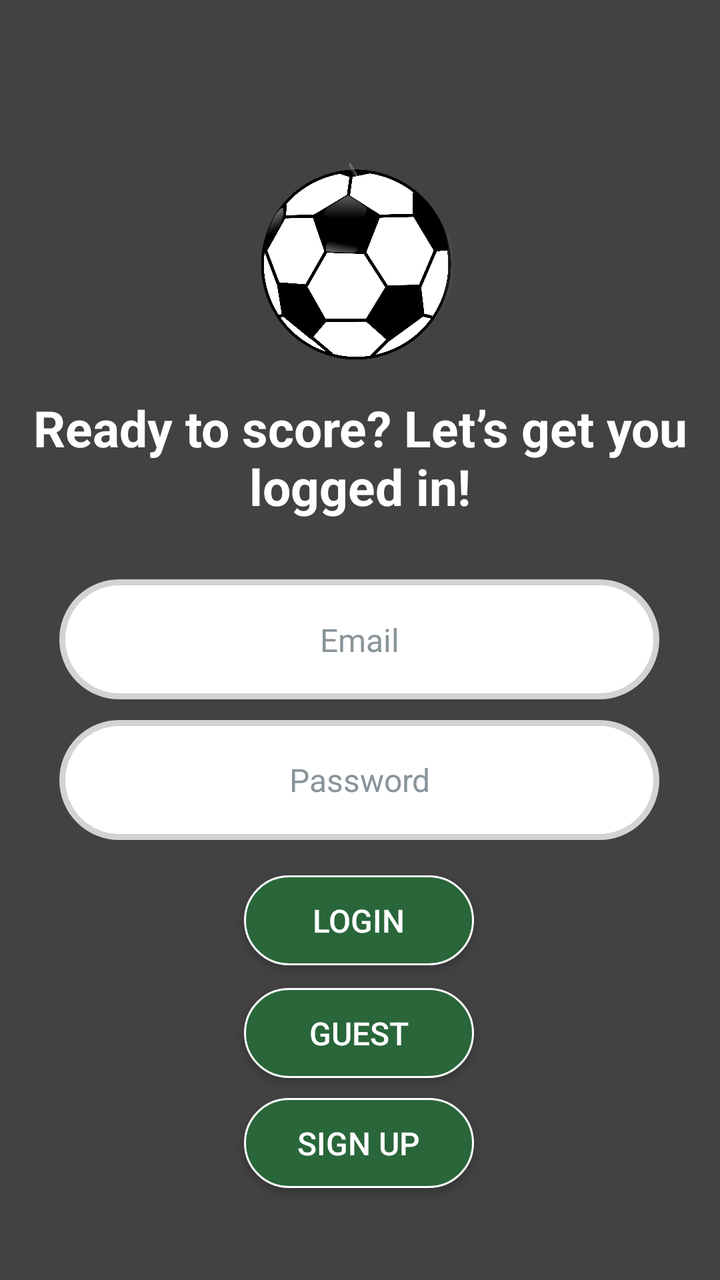
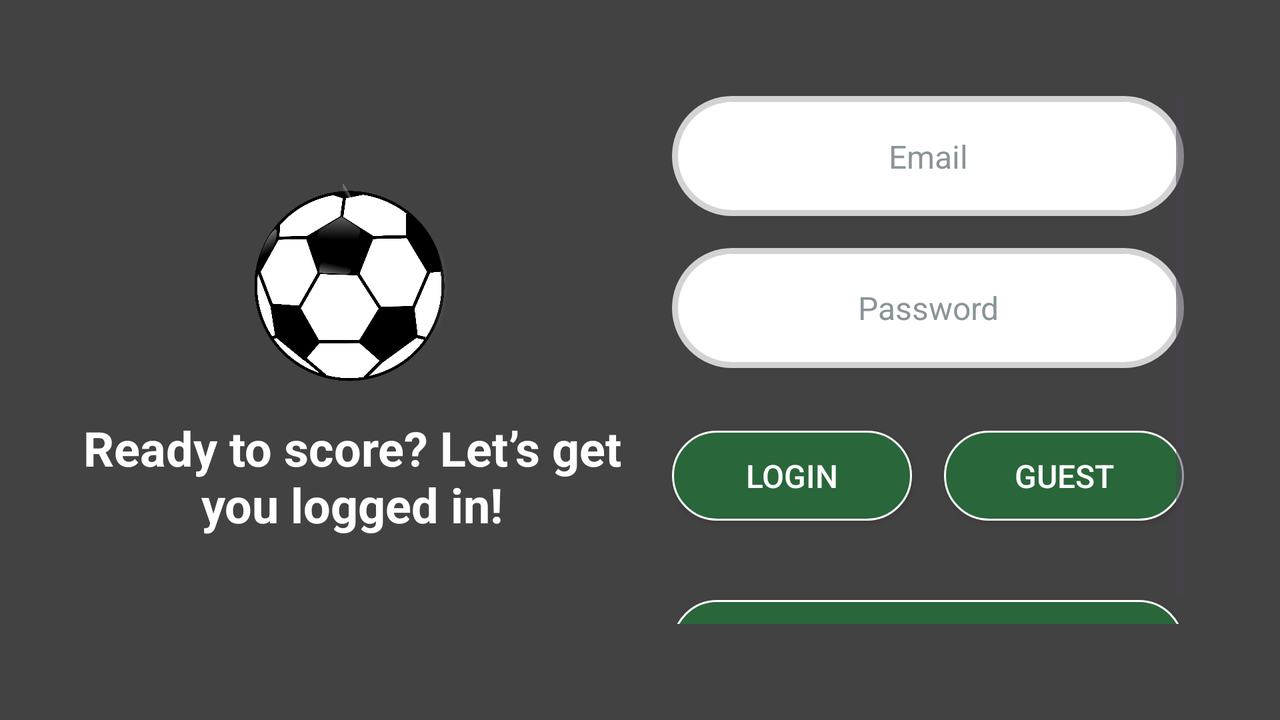

An Android layout and its configuration variant, each rendered on a device that would load it. The default file and the variant file are quoted in full after the pictures.
<!-- AndroidManifest.xml: application theme Theme.MyApplication -->
<!-- res/layout/activity_log_in.xml -->
<?xml version="1.0" encoding="utf-8"?>
<androidx.constraintlayout.widget.ConstraintLayout xmlns:android="http://schemas.android.com/apk/res/android"
    xmlns:app="http://schemas.android.com/apk/res-auto"
    xmlns:tools="http://schemas.android.com/tools"
    android:id="@+id/main"
    android:layout_width="match_parent"
    android:layout_height="match_parent"
    android:background="#424242"
    tools:context=".LoginActivity">


    <ImageView
        android:id="@+id/imageView"
        android:layout_width="100dp"
        android:layout_height="100dp"
        android:background="@android:color/transparent"
        android:src="@drawable/ball"
        app:layout_constraintBottom_toBottomOf="parent"
        app:layout_constraintEnd_toEndOf="parent"
        app:layout_constraintHorizontal_bias="0.498"
        app:layout_constraintStart_toStartOf="parent"
        app:layout_constraintTop_toTopOf="parent"
        app:layout_constraintVertical_bias="0.15" />

    <TextView
        android:id="@+id/textView"
        android:layout_width="match_parent"
        android:layout_height="wrap_content"
        android:gravity="center"
        android:padding="16dp"
        android:text="@string/ready_to_score_let_s_get_you_logged_in"
        android:textColor="#FFFFFF"
        android:textSize="25sp"
        android:textStyle="bold"
        app:layout_constraintBottom_toBottomOf="parent"
        app:layout_constraintEnd_toEndOf="parent"
        app:layout_constraintHorizontal_bias="0.0"
        app:layout_constraintStart_toStartOf="parent"
        app:layout_constraintTop_toBottomOf="@+id/imageView"
        app:layout_constraintVertical_bias="0.0" />

    <EditText
        android:id="@+id/editTextEmail"
        android:textColor="#000000"
        android:textColorHint="#899499"
        android:layout_width="300dp"
        android:layout_height="60dp"
        android:background="@drawable/edittext_background"
        android:hint="@string/email"
        android:inputType="textEmailAddress"
        android:padding="16dp"
        android:textSize="16sp"
        android:gravity="center"
        app:layout_constraintBottom_toBottomOf="parent"
        app:layout_constraintEnd_toEndOf="parent"
        app:layout_constraintHorizontal_bias="0.495"
        app:layout_constraintStart_toStartOf="parent"
        app:layout_constraintTop_toBottomOf="@+id/textView"
        app:layout_constraintVertical_bias="0.045" />


    <EditText
        android:id="@+id/editTextPassword"
        android:textColor="#000000"
        android:textColorHint="#899499"
        android:layout_width="300dp"
        android:layout_height="60dp"
        android:background="@drawable/edittext_background"
        android:gravity="center"
        android:hint="@string/password"
        android:inputType="textPassword"
        android:padding="16dp"
        android:textSize="16sp"
        app:layout_constraintBottom_toBottomOf="parent"
        app:layout_constraintEnd_toEndOf="parent"
        app:layout_constraintHorizontal_bias="0.495"
        app:layout_constraintStart_toStartOf="parent"
        app:layout_constraintTop_toBottomOf="@+id/editTextEmail"
        app:layout_constraintVertical_bias="0.045" />

    <androidx.appcompat.widget.AppCompatButton
        android:id="@+id/loginButton"
        android:layout_width="115dp"
        android:layout_height="45dp"
        android:background="@drawable/btn_green"
        android:gravity="center"
        android:onClick="login"
        android:padding="5dp"
        android:text="@string/login"
        android:textColor="#FFFFFF"
        android:textSize="16sp"
        app:layout_constraintBottom_toBottomOf="parent"
        app:layout_constraintEnd_toEndOf="parent"
        app:layout_constraintHorizontal_bias="0.498"
        app:layout_constraintStart_toStartOf="parent"
        app:layout_constraintTop_toBottomOf="@+id/editTextPassword"
        app:layout_constraintVertical_bias="0.1" />

    <androidx.appcompat.widget.AppCompatButton
        android:id="@+id/loginAsGuestButton"
        android:layout_width="115dp"
        android:layout_height="45dp"
        android:background="@drawable/btn_green"
        android:gravity="center"
        android:onClick="loginAsGuest"
        android:padding="5dp"
        android:text="@string/guest"
        android:textColor="#FFFFFF"
        android:textSize="16sp"
        app:layout_constraintBottom_toBottomOf="parent"
        app:layout_constraintEnd_toEndOf="parent"
        app:layout_constraintHorizontal_bias="0.498"
        app:layout_constraintStart_toStartOf="parent"
        app:layout_constraintTop_toBottomOf="@+id/loginButton"
        app:layout_constraintVertical_bias="0.1" />

    <androidx.appcompat.widget.AppCompatButton
        android:id="@+id/registerButton"
        android:layout_width="115dp"
        android:layout_height="45dp"
        android:layout_marginTop="32dp"
        android:layout_marginBottom="40dp"
        android:background="@drawable/btn_green"
        android:gravity="center"
        android:onClick="signUp"
        android:padding="5dp"
        android:text="@string/sign_up"
        android:textColor="#FFFFFF"
        android:textSize="16sp"
        app:layout_constraintBottom_toBottomOf="parent"
        app:layout_constraintEnd_toEndOf="parent"
        app:layout_constraintHorizontal_bias="0.498"
        app:layout_constraintStart_toStartOf="parent"
        app:layout_constraintTop_toBottomOf="@+id/loginButton"
        app:layout_constraintVertical_bias="0.852" />

</androidx.constraintlayout.widget.ConstraintLayout>
<!-- resources referenced by this layout -->
<resources>
  <!-- drawable ball: png bitmap (drawable, 139520 bytes) -->
  <!-- drawable btn_green (drawable) -->
  <?xml version="1.0" encoding="utf-8"?>
  <shape xmlns:android="http://schemas.android.com/apk/res/android"
      android:shape="rectangle">
  
      <corners android:radius="30dp" />
      <solid android:color="#29663A" />
      <stroke android:width="1dp" android:color="#FFFFFF" />
  
  </shape>
  <!-- drawable edittext_background (drawable) -->
  <shape xmlns:android="http://schemas.android.com/apk/res/android">
      <solid android:color="#FFFFFF" />
      <corners android:radius="30dp" />
      <padding
          android:left="10dp"
          android:top="10dp"
          android:right="10dp"
          android:bottom="10dp" />
      <stroke android:width="3dp" android:color="#D3D3D3" />
  </shape>
  <string name="email">Email\n</string>
  <string name="guest">Guest</string>
  <string name="login">Login</string>
  <string name="password">Password</string>
  <string name="ready_to_score_let_s_get_you_logged_in">Ready to score? Let’s get you logged in!</string>
  <string name="sign_up">Sign up</string>
  <style name="Theme.MyApplication" parent="Base.Theme.MyApplication" />
  <style name="Base.Theme.MyApplication" parent="Theme.Material3.DayNight.NoActionBar">
          <item name="colorPrimary">@color/my_light_primary</item>
      </style>
</resources>
<!-- res/layout-land/activity_log_in.xml (the repository's variant of the layout above) -->
<!-- drawn on the phone turned sideways -->
<?xml version="1.0" encoding="utf-8"?>
<LinearLayout xmlns:android="http://schemas.android.com/apk/res/android"
    xmlns:tools="http://schemas.android.com/tools"
    xmlns:app="http://schemas.android.com/apk/res-auto"
    android:layout_width="match_parent"
    android:layout_height="match_parent"
    android:orientation="vertical"
    tools:context=".LoginActivity">

    <LinearLayout
        android:layout_width="match_parent"
        android:layout_height="match_parent"
        android:background="#424242"
        android:orientation="horizontal"
        android:padding="32dp">

        <LinearLayout
            android:layout_width="0dp"
            android:layout_height="match_parent"
            android:layout_weight="1"
            android:gravity="center"
            android:orientation="vertical">

            <ImageView
                android:id="@+id/imageView"
                android:layout_width="100dp"
                android:layout_height="100dp"
                android:layout_gravity="center"
                android:background="@android:color/transparent"
                android:src="@drawable/ball" />

            <TextView
                android:id="@+id/textView"
                android:layout_width="wrap_content"
                android:layout_height="wrap_content"
                android:gravity="center"
                android:paddingTop="16dp"
                android:text="@string/ready_to_score_let_s_get_you_logged_in"
                android:textAlignment="center"
                android:textColor="#FFFFFF"
                android:textSize="24sp"
                android:textStyle="bold" />
        </LinearLayout>

        <ScrollView
            android:layout_width="0dp"
            android:layout_height="match_parent"
            android:layout_weight="1"
            android:fillViewport="true"
            android:padding="16dp">

            <LinearLayout
                android:layout_width="match_parent"
                android:layout_height="wrap_content"
                android:orientation="vertical"
                android:gravity="center">

                <EditText
                    android:id="@+id/editTextEmail"
                    android:textColor="#000000"
                    android:textColorHint="#899499"
                    android:layout_width="match_parent"
                    android:layout_height="60dp"
                    android:layout_marginBottom="16dp"
                    android:background="@drawable/edittext_background"
                    android:gravity="center"
                    android:hint="@string/email"
                    android:inputType="textEmailAddress"
                    android:padding="16dp"
                    android:textSize="16sp" />

                <EditText
                    android:id="@+id/editTextPassword"
                    android:textColor="#000000"
                    android:textColorHint="#899499"
                    android:layout_width="match_parent"
                    android:layout_height="60dp"
                    android:layout_marginBottom="24dp"
                    android:background="@drawable/edittext_background"
                    android:gravity="center"
                    android:hint="@string/password"
                    android:inputType="textPassword"
                    android:padding="16dp"
                    android:textSize="16sp" />

                <LinearLayout
                    android:layout_width="match_parent"
                    android:layout_height="60dp"
                    android:orientation="horizontal"
                    android:layout_marginBottom="32dp"
                    android:gravity="center"
                    android:weightSum="2">

                    <androidx.appcompat.widget.AppCompatButton
                        android:id="@+id/loginButton"
                        android:layout_width="0dp"
                        android:layout_height="45dp"
                        android:layout_weight="1"
                        android:layout_marginEnd="8dp"
                        android:background="@drawable/btn_green"
                        android:onClick="login"
                        android:text="@string/login"
                        android:textColor="#FFFFFF"
                        android:textSize="16sp" />

                    <androidx.appcompat.widget.AppCompatButton
                        android:id="@+id/loginAsGuestButton"
                        android:layout_width="0dp"
                        android:layout_height="45dp"
                        android:layout_weight="1"
                        android:layout_marginStart="8dp"
                        android:background="@drawable/btn_green"
                        android:onClick="loginAsGuest"
                        android:text="@string/guest"
                        android:textColor="#FFFFFF"
                        android:textSize="16sp" />
                </LinearLayout>

                <androidx.appcompat.widget.AppCompatButton
                    android:id="@+id/registerButton"
                    android:layout_width="match_parent"
                    android:layout_height="45dp"
                    android:background="@drawable/btn_green"
                    android:onClick="signUp"
                    android:text="@string/sign_up"
                    android:textColor="#FFFFFF"
                    android:textSize="16sp" />
            </LinearLayout>
        </ScrollView>
    </LinearLayout>
</LinearLayout>
